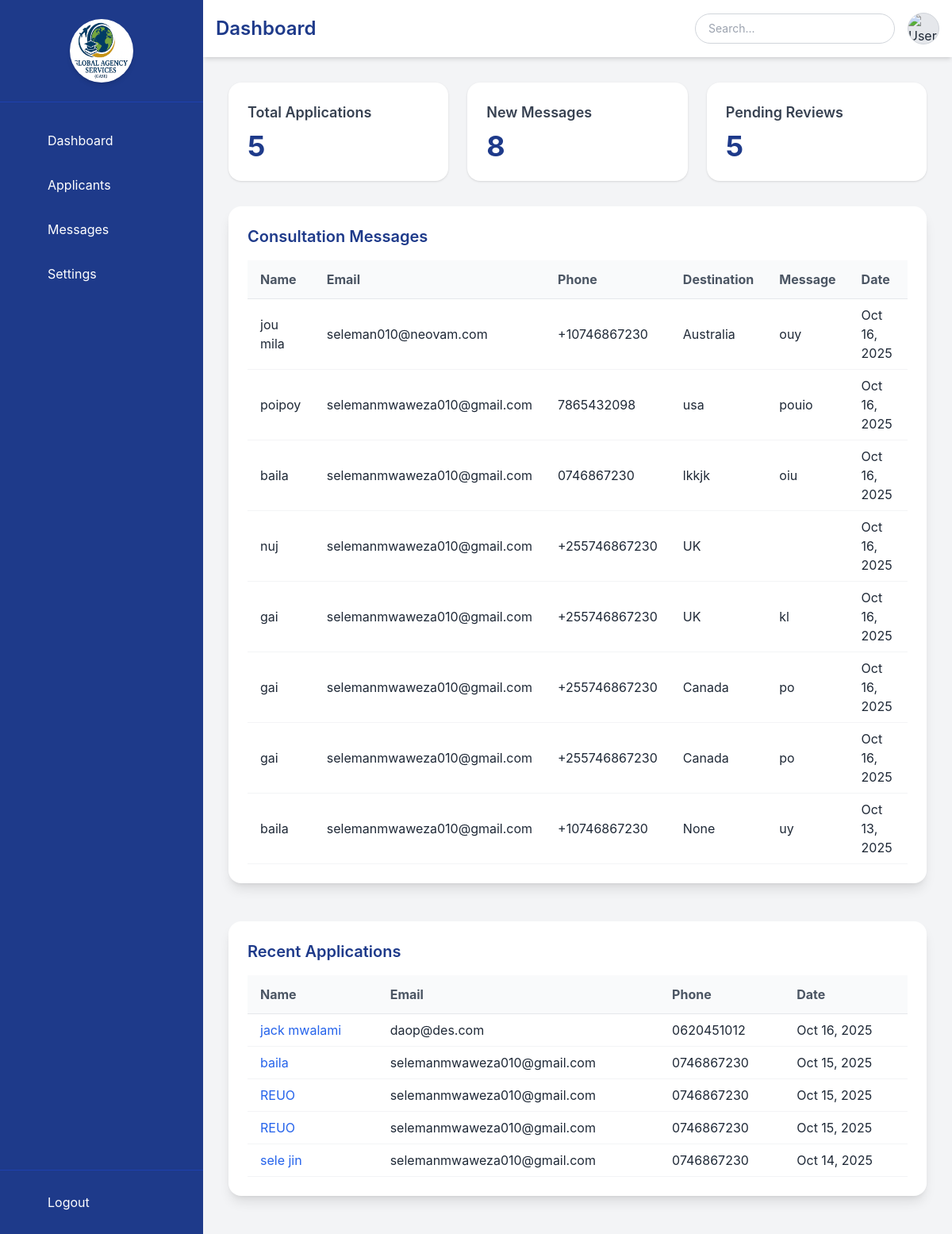
Page /employee/dashboard/ (signed in) on the earlier database version.
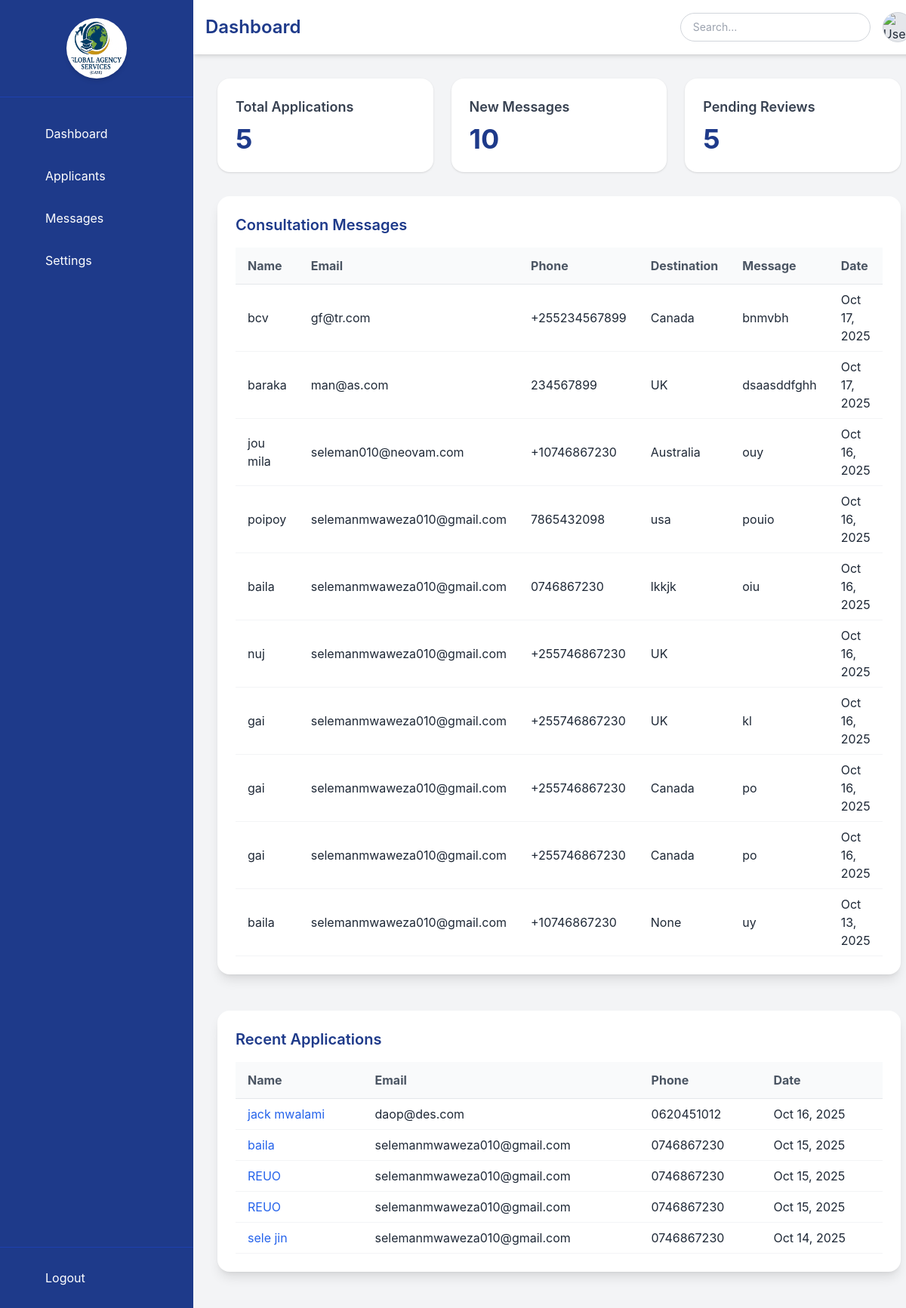
Same page on the later database version.
### global_agency/models.py (models this page shows, shortened)
class ContactMessage(models.Model):
    name = models.CharField(max_length=120)
    email = models.EmailField()
    phone = models.CharField(max_length=50, blank=True)
    destination = models.CharField(max_length=100, blank=True, null=True)
    message = models.TextField(blank=True,  null=True)
    created_at = models.DateTimeField(auto_now_add=True)
    handled = models.BooleanField(default=False)

class StudentApplication(models.Model):
    full_name = models.CharField(max_length=150)
    gender = models.CharField(max_length=20, choices=[
        ('male', 'Male'),
        ('female', 'Female'),
        ('other', 'Other'),
    ])
    nationality = models.CharField(max_length=100, default="Tanzanian")
    email = models.EmailField()
    phone = models.CharField(max_length=50)
    address = models.TextField()
    father_name = models.CharField(max_length=150, blank=True, null=True)
    father_phone = models.CharField(max_length=50, blank=True, null=True)
    father_email = models.EmailField(blank=True, null=True)
    father_occupation = models.CharField(max_length=150, blank=True, null=True)
    mother_name = models.CharField(max_length=150, blank=True, null=True)
    mother_phone = models.CharField(max_length=50, blank=True, null=True)
    mother_email = models.EmailField(blank=True, null=True)
    mother_occupation = models.CharField(max_length=150, blank=True, null=True)
    olevel_school = models.CharField(max_length=150, blank=True, null=True)
    olevel_country = models.CharField(max_length=100, default="Tanzania")
    olevel_address = models.CharField(max_length=255, blank=True, null=True)
    olevel_region = models.CharField(max_length=100, blank=True, null=True)
    olevel_year = models.CharField(max_length=10, blank=True, null=True)
    olevel_candidate_no = models.CharField(max_length=50, blank=True, null=True)
    olevel_gpa = models.CharField(max_length=20, blank=True, null=True)
    alevel_school = models.CharField(max_length=150, blank=True, null=True)
    alevel_country = models.CharField(max_length=100, default="Tanzania")
    alevel_address = models.CharField(max_length=255, blank=True, null=True)
    alevel_region = models.CharField(max_length=100, blank=True, null=True)
    alevel_year = models.CharField(max_length=10, blank=True, null=True)
    alevel_candidate_no = models.CharField(max_length=50, blank=True, null=True)
    alevel_gpa = models.CharField(max_length=20, blank=True, null=True)
    preferred_country_1 = models.CharField(max_length=100, blank=True, null=True)
    preferred_country_2 = models.CharField(max_length=100, blank=True, null=True)
    preferred_country_3 = models.CharField(max_length=100, blank=True, null=True)
    preferred_country_4 = models.CharField(max_length=100, blank=True, null=True)
    preferred_program_1 = models.CharField(max_length=100, blank=True, null=True)
    preferred_program_2 = models.CharField(max_length=100, blank=True, null=True)
    preferred_program_3 = models.CharField(max_length=100, blank=True, null=True)
    preferred_program_4 = models.CharField(max_length=100, blank=True, null=True)
    emergency_name = models.CharField(max_length=150)
    emergency_address = models.TextField()
    emergency_occupation = models.CharField(max_length=100, blank=True, null=True)
    emergency_gender = models.CharField(max_length=20, choices=[
        ('male', 'Male'),
        ('female', 'Female'),
        ('other', 'Other'),
    ])
    emergency_relation = models.CharField(max_length=100)
    heard_about_us = models.CharField(max_length=100, blank=True, null=True)
    heard_about_other = models.CharField(max_length=255, blank=True, null=True)
    created_at = models.DateTimeField(auto_now_add=True)

### employee/views.py (the view)
# urls.py: path('dashboard/', views.employee_dashboard, name='employee_dashboard'),
@login_required
def employee_dashboard(request):
    applications = StudentApplication.objects.all().order_by('-created_at')
    contact_messages = ContactMessage.objects.all().order_by('-created_at')
    context = {
        'applications': applications,
        'contact_messages': contact_messages,
        'applications_count': applications.count(),
        'messages_count': contact_messages.count(),
        'pending_reviews': applications.filter().count(),  # can adjust later
    }
    return render(request, 'employee/dashboard.html', context)

### employee/templates/employee/dashboard.html (shortened to what the changed rows need)
{% load static %}
<!DOCTYPE html>
<html lang="en">
<head>
  <script src="https://cdn.tailwindcss.com"></script>
  <link href="https://unpkg.com/lucide-icons/dist/umd/lucide.min.js" rel="stylesheet">
</head>
<body class="flex min-h-screen bg-gray-100 text-gray-800">
  <main class="flex-1 md:ml-64">
    <header class="bg-white shadow-md px-4 py-4 flex flex-col sm:flex-row justify-between items-start sm:items-center gap-4">
      <h1 class="text-2xl font-semibold text-blue-900">Dashboard</h1>
    </header>
    <section class="p-4 md:p-8 grid grid-cols-1 sm:grid-cols-2 lg:grid-cols-3 gap-6">
      <div class="bg-white rounded-2xl p-6 shadow hover:shadow-lg transition">
        <h3 class="text-lg font-semibold text-gray-700 mb-2">New Messages</h3>
        <p class="text-4xl font-bold text-blue-900">{{ messages_count|default:0 }}</p>
      </div>
    </section>
   <section class="px-4 md:px-8 pb-12 overflow-x-auto">
     <div class="bg-white rounded-2xl shadow-lg p-6 min-w-full">
       <h2 class="text-xl font-semibold text-blue-900 mb-4">Consultation Messages</h2>
       <table class="w-full text-left border-collapse table-auto">
         <thead class="bg-gray-50">
           <tr class="border-b border-gray-200 text-gray-600">
             <th class="py-3 px-2 sm:px-4">Name</th>
             <th class="py-3 px-2 sm:px-4">Email</th>
             <th class="py-3 px-2 sm:px-4">Phone</th>
             <th class="py-3 px-2 sm:px-4">Destination</th>
             <th class="py-3 px-2 sm:px-4">Message</th>
             <th class="py-3 px-2 sm:px-4">Date</th>
           </tr>
         </thead>
         <tbody>
           {% for message in contact_messages %}
           <tr class="hover:bg-gray-50 border-b border-gray-100">
             <td class="py-2 px-2 sm:px-4">{{ message.name }}</td>
             <td class="py-2 px-2 sm:px-4">{{ message.email }}</td>
             <td class="py-2 px-2 sm:px-4">{{ message.phone }}</td>
             <td class="py-2 px-2 sm:px-4">{{ message.destination }}</td>
             <td class="py-2 px-2 sm:px-4">{{ message.message }}</td>
             <td class="py-2 px-2 sm:px-4">{{ message.created_at|date:"M d, Y" }}</td>
           </tr>
           {% empty %}
           <tr>
             <td colspan="6" class="py-4 text-center text-gray-400">No messages yet</td>
           </tr>
           {% endfor %}
         </tbody>
       </table>
     </div>
   </section>
   <section class="px-4 md:px-8 pb-12 overflow-x-auto">
     <div class="bg-white rounded-2xl shadow-lg p-6 min-w-full">
       <h2 class="text-xl font-semibold text-blue-900 mb-4">Recent Applications</h2>
       <table class="w-full text-left border-collapse table-auto">
         <thead class="bg-gray-50">
           <tr class="border-b border-gray-200 text-gray-600">
             <th class="py-3 px-2 sm:px-4">Name</th>
             <th class="py-3 px-2 sm:px-4">Email</th>
             <th class="py-3 px-2 sm:px-4">Phone</th>
             <th class="py-3 px-2 sm:px-4">Date</th>
           </tr>
         </thead>
         <tbody>
           {% for application in applications %}
           <tr class="hover:bg-gray-50 border-b border-gray-100">
             <td class="py-2 px-2 sm:px-4">
               <a href="{% url 'employee:application_detail' application.id %}" class="text-blue-600 hover:underline">
                 {{ application.full_name }}
               </a>
             </td>
             <td class="py-2 px-2 sm:px-4">{{ application.email }}</td>
             <td class="py-2 px-2 sm:px-4">{{ application.phone }}</td>
             <td class="py-2 px-2 sm:px-4">{{ application.created_at|date:"M d, Y" }}</td>
           </tr>
           {% empty %}
           <tr>
             <td colspan="4" class="py-4 text-center text-gray-400">No applications yet</td>
           </tr>
           {% endfor %}
         </tbody>
       </table>
     </div>
   </section>
  </main>
</body>
</html>

Differences in the rows shown:
added ContactMessage: name "bcv", email "gf@tr.com", phone "+255234567899", destination "Canada", message "bnmvbh", created_at "Oct 17, 2025"
added ContactMessage: name "baraka", email "man@as.com", phone "234567899", destination "UK", message "dsaasddfghh", created_at "Oct 17, 2025"
Other differences:
{{ messages_count|default:0 }}: "8" → "10"
